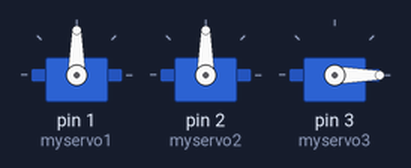
A sketch run on a simulated Arduino Uno, built with avr-gcc and run on an emulated ATmega328P. Parts: 3 × servo.

Above: at 0.05 s.
Timing chart, 0 to 4.6 s (numbered marks = the images above):
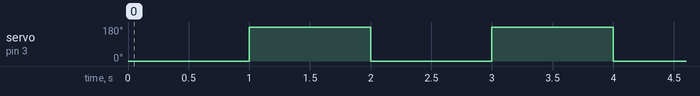

The sketch:

Project3_claw_machine_servo_tests.ino
```cpp
// Project 3 - Claw Machine Tests / Practices
#include <Servo.h> //declare to insert Servo.h library
Servo myservo1; // the 180 servo motor
Servo myservo2; // the 2nd 180 servo motor
Servo myservo3; // the 360 servo motor

void setup() {
  // put your setup code here, to run once:
  // Servo
  myservo1.attach(1); // attach the 180 servo to digital pin 1
  myservo2.attach(2); // attach the 2nd 180 servo to digital pin 2
  myservo3.attach(3); // attach the 360 servo to digital pin 3
}

void loop() {
  // put your main code here, to run repeatedly:
  // Getting the claw to open and close
  // myservo1.write(90);
  // delay(1000);
  // myservo1.write(135);
  // delay(1000);

  // Define the parameters for the circular motion
  // int centerX = 90;    // Center position of the servo
  // int radius = 50;     // Radius of the circular motion
  // int speed = 5;       // Speed of the motion (smaller values mean faster motion)

  // // Move the servo in a circular motion
  // for (int angle = 0; angle < 360; angle++) {
  //   int x = centerX + radius * cos(angle * 3.14159 / 180);  // Calculate x position
  //   int y = centerX + radius * sin(angle * 3.14159 / 180);  // Calculate y position

  //   // Move the servo to the calculated position
  //   myservo2.write(x);

  //   // Delay to control the speed of the motion
  //   delay(speed);
  // }

  // Testing the 360 servo motor
  // Rotate the servo to its maximum position (360 degrees)
  myservo3.write(0); // Rotate to position 0 (full anticlockwise)
  delay(1000); // Wait for 1 second

  // Rotate the servo to its minimum position (360 degrees)
  myservo3.write(180); // Rotate to position 180 (full clockwise)
  delay(1000); // Wait for 1 second
}
```

Measured:
- by itself, servo on pin 3 (myservo3): alternates 180° for 1.0 s and 0° for 1.0 s
